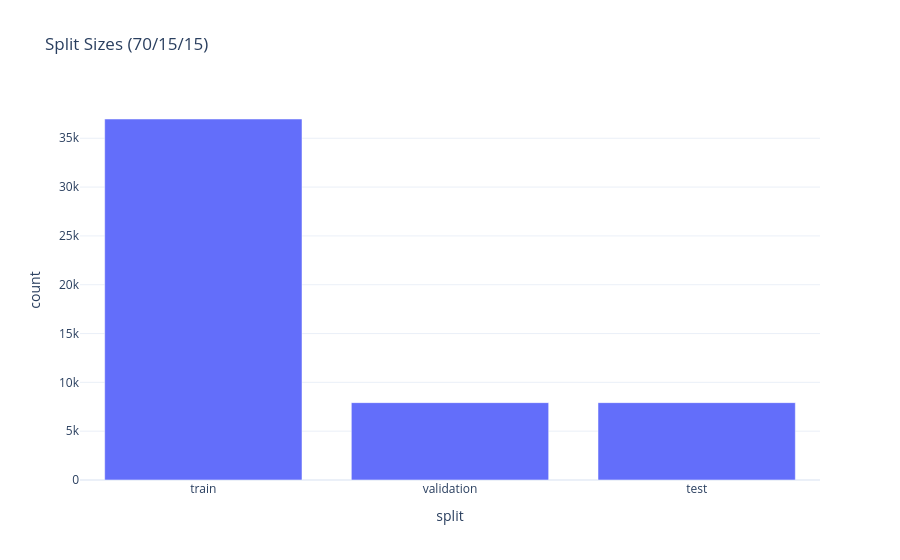

Notebook code for this chart:
### Code cell
split_df = pd.DataFrame(
    [{"split": k, "count": len(v)} for k, v in FORMATTED_SPLITS.items()]
)
fig_split = px.bar(split_df, x="split", y="count", title="Split Sizes (70/15/15)")
fig_split.update_layout(template="plotly_white")
fig_split

### Figure 1 — Plotly figure (JSON) as saved in the notebook; plotly's stock layout.template omitted (floating-point values rounded to 4 significant figures)
{"data": [{"hovertemplate": "split=%{x}<br>count=%{y}<extra></extra>", "legendgroup": "", "marker": {"color": "#636efa", "pattern": {"shape": ""}}, "name": "", "orientation": "v", "showlegend": false, "textposition": "auto", "type": "bar", "x": ["train", "validation", "test"], "xaxis": "x", "y": [36974, 7923, 7924], "yaxis": "y"}], "layout": {"barmode": "relative", "legend": {"tracegroupgap": 0}, "title": {"text": "Split Sizes (70/15/15)"}, "xaxis": {"anchor": "y", "domain": [0, 1], "title": {"text": "split"}}, "yaxis": {"anchor": "x", "domain": [0, 1], "title": {"text": "count"}}}}
